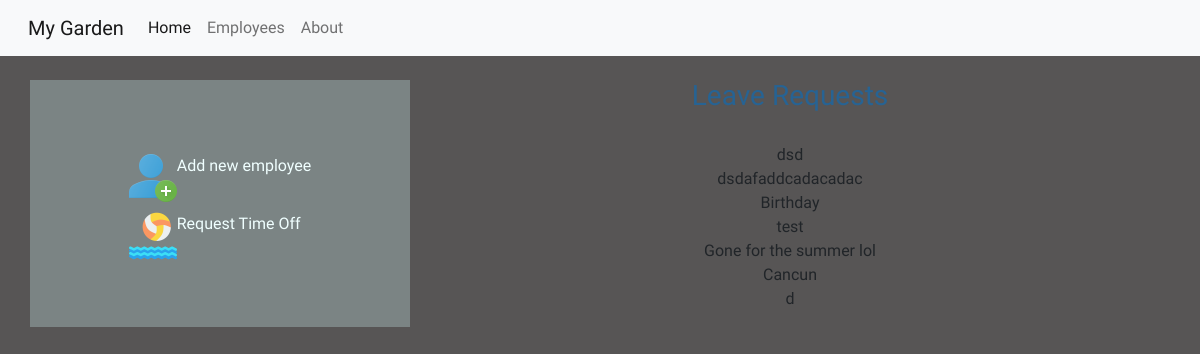
/employee/employee_registration, run on the app's committed database.
### employee/models.py (models this page shows, shortened)
class leaveDate(models.Model):
    start_date = models.DateField(null=True)
    end_date = models.DateField(null=True)
    comments = models.TextField()

### employee/views.py (the view)
# urls.py: path('employee_registration', views.employee_registration),
def employee_registration(request):
    requests = leaveDate.objects.all()
    return render(request, "employee_registration.html", {'requests': requests})

### templates/employee_registration.html (shortened to what this page needs)
{% extends "home.html" %}
{% load static %}
{% block content %}
<div>
    <h3 id="leave-request-title" align="center">Leave Requests</h3>
</div>
<div id="leave-list-container" align="center">
    <ul id="leave-list">
    {%  for r in requests %}
        <li>{{r.comments}}</a></li>
    {%  endfor    %}
    </ul>
</div>
{% endblock %}

### static/css/home.css (style rules this page uses)
body { min-height: 100%; width: 100%; margin: 0; display: flex; flex-direction: column; height: 100vh; }
#leave-request-title { margin-top: 15px; color: #276393 }
#leave-list { list-style: none; margin-top:30px; padding: 0; }

### data on the page
leaveDate: comments "dsd"
leaveDate: comments "dsdafaddcadacadac"
leaveDate: comments "Birthday"
leaveDate: comments "test"
leaveDate: comments "Gone for the summer lol"
leaveDate: comments "Cancun"
leaveDate: comments "d"
